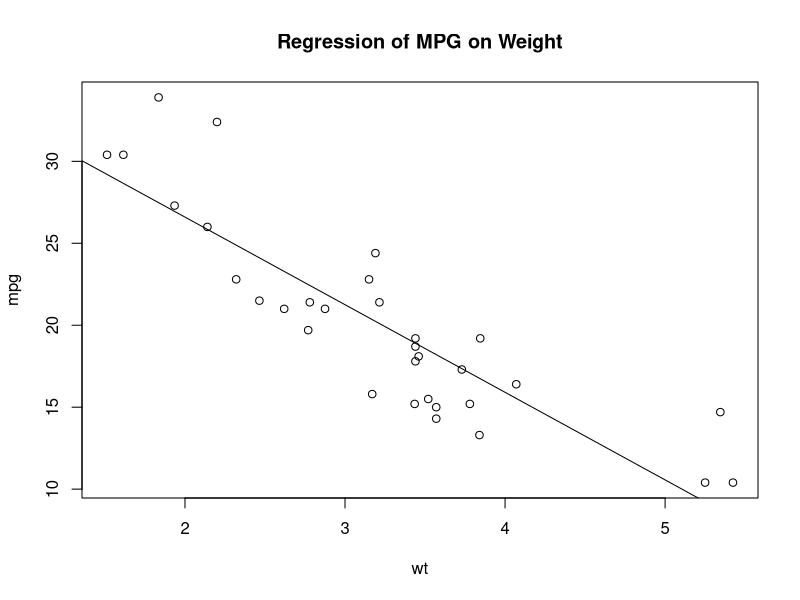
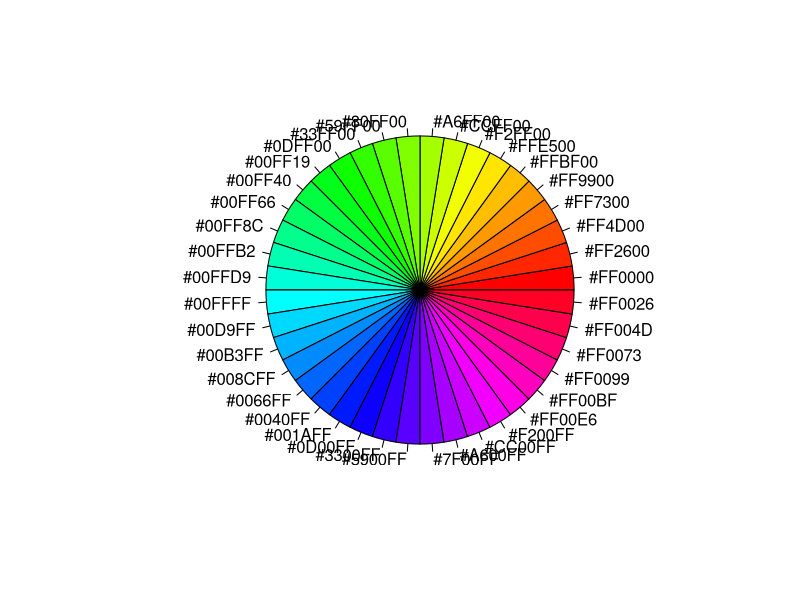
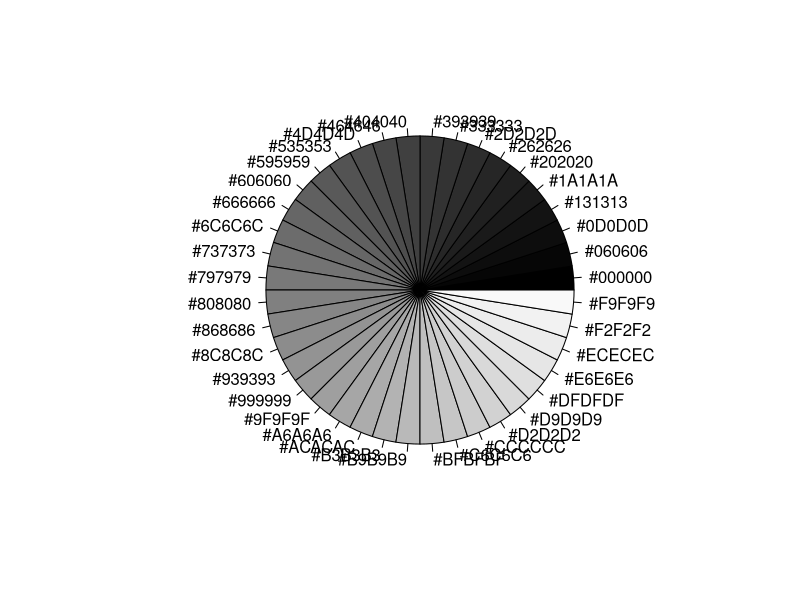
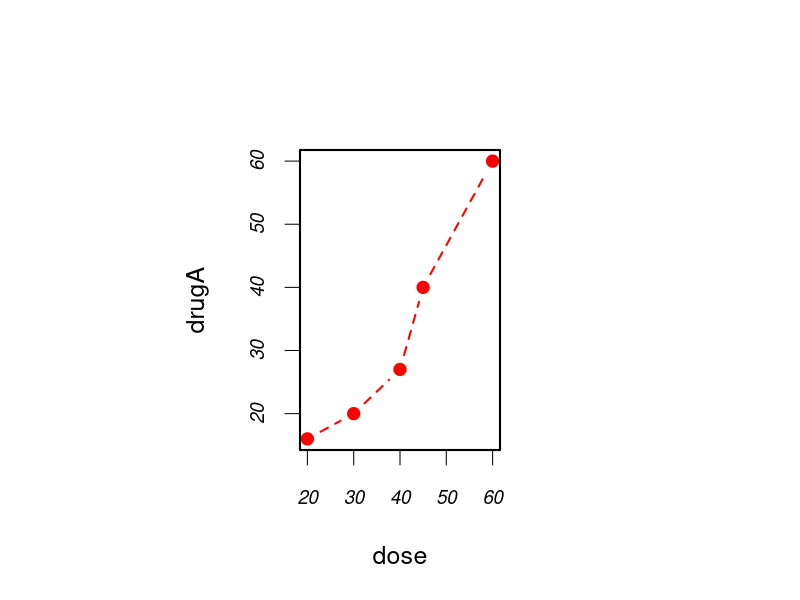
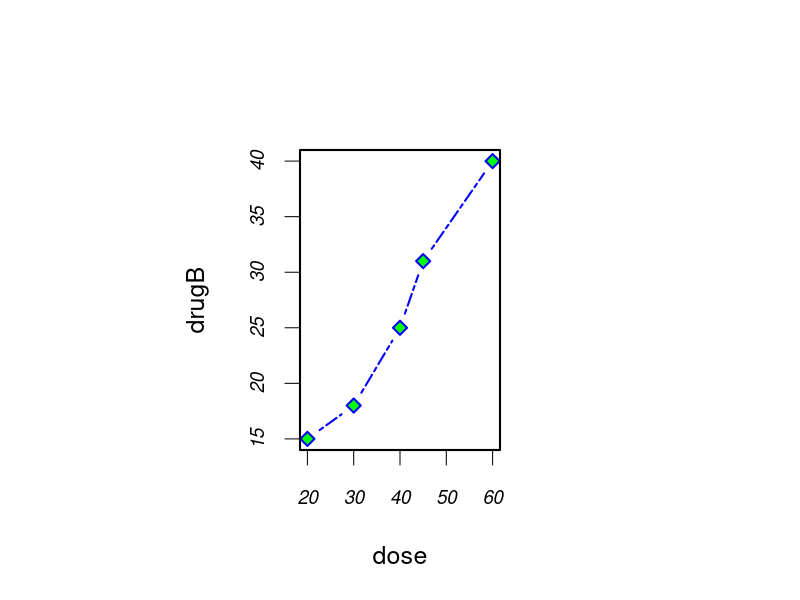
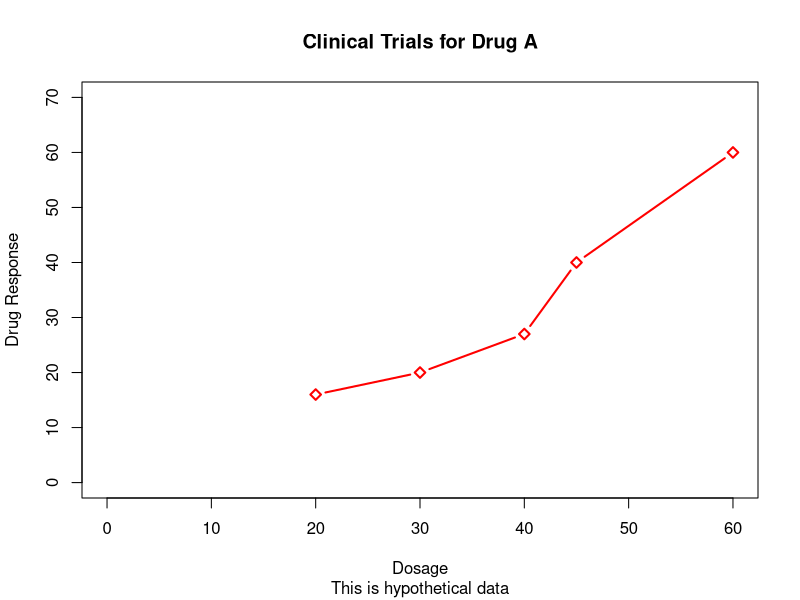
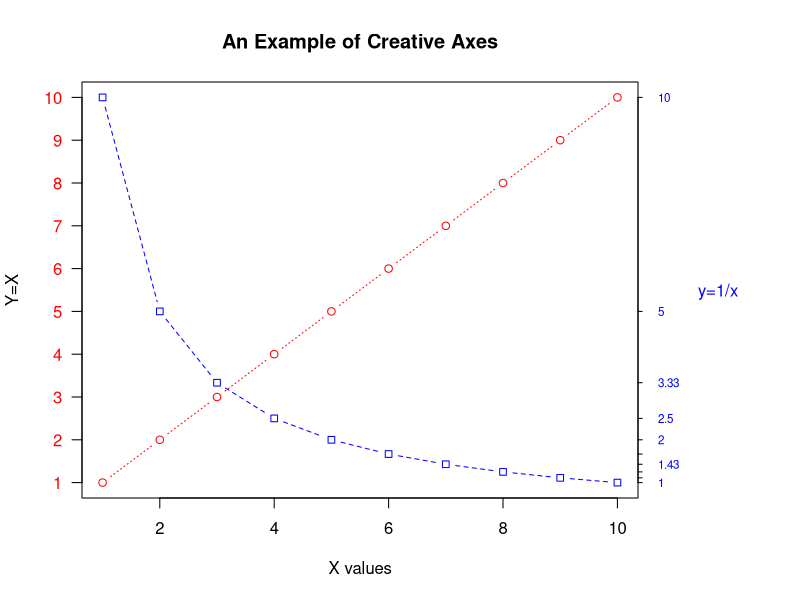

Source code (R) for these figures, in order:

###########################################
ls() 
rm(list = ls())

###########################################
attach(mtcars)
plot(wt, mpg)
abline(lm(mpg~wt))
title("Regression of MPG on Weight")
detach(mtcars)

colors()



n <- 40 
mycolors <- rainbow(n)
pie(rep(1,n), labels = mycolors, col = mycolors)
mygrays <- gray(0:n/n)
pie(rep(1,n), labels = mygrays, col = mygrays)


dose <- c(20, 30, 40, 45, 60)
drugA <- c(16, 20, 27, 40, 60)
drugB <- c(15, 18, 25, 31, 40)
opar <- par(no.readonly = TRUE)
par(pin = c(2, 3))
par(lwd = 2, cex = 1.5)
par(cex.axis = 0.75, font.axis = 3)
plot(dose, drugA, type = "b", pch = 19, lty = 2, col = "red")
plot(dose, drugB, type = "b", pch = 23, lty = 6, col = "blue", 
     bg = "green")
par(opar)



plot(dose, drugA, type = "b", col = "red", lty = 1, 
     pch = 5, lwd = 2, main = "Clinical Trials for Drug A", 
     sub = "This is hypothetical data", 
     xlab = "Dosage", ylab = "Drug Response", xlim = c(0, 60), 
     ylim = c(0, 70))


# Listing 3.2 - An Example of Custom Axes

x <- c(1:10)
y <- x
z <- 10/x
opar <- par(no.readonly = TRUE)
par(mar = c(5, 4, 4, 8) + 0.1)

plot(x, y, type = "b", pch = 21, col = "red", yaxt = "n", 
     lty = 3, ann = FALSE)
lines(x, z, type = "b", pch = 22, col = "blue", lty = 2)
axis(2, at = x, labels = x, col.axis = "red", las = 2)
axis(4, at = z, labels = round(z, digits = 2), col.axis = "blue", 
     las = 2, cex.axis = 0.7, tck = -0.01)
mtext("y=1/x", side = 4, line = 3, cex.lab = 1, las = 2, 
      col = "blue")
title("An Example of Creative Axes", xlab = "X values", 
      ylab = "Y=X")
par(opar)



